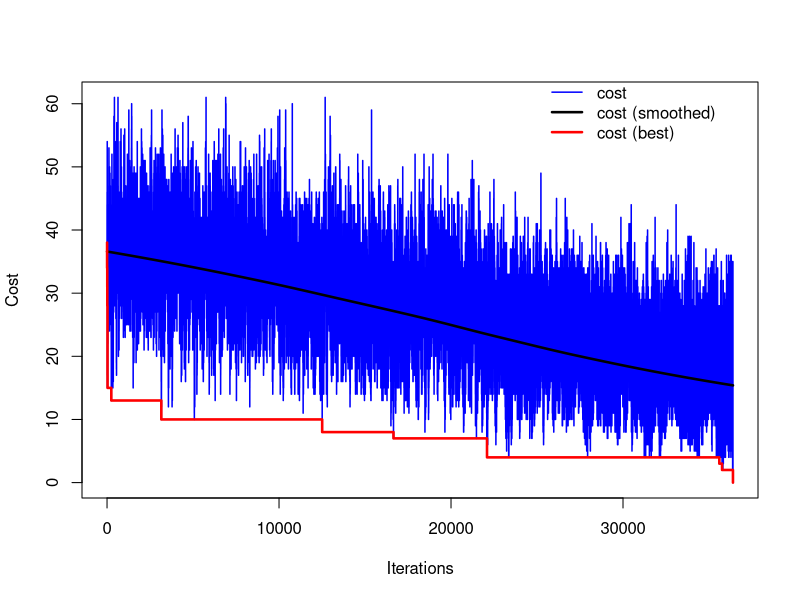
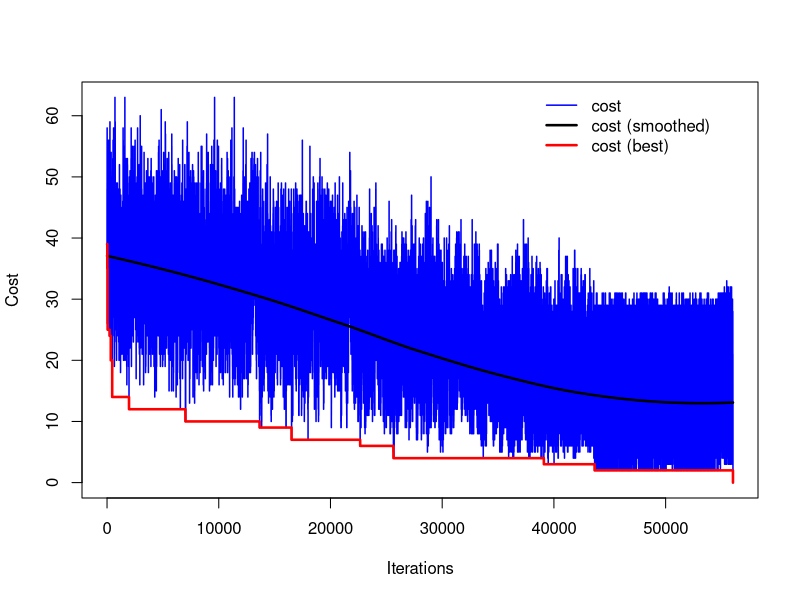

Source code (R) for these figures, in order:
setwd("~/Documents/Git_Repos/Mind-Games-domino-solver") #set working directory

#Read in all relevant data
cost1 = read.csv("cost_list1.txt",header=FALSE)
best1 = read.csv("best_list1.txt",header=FALSE)
cost2 = read.csv("cost_list2.txt",header=FALSE)
best2 = read.csv("best_list2.txt",header=FALSE)

#Function for plotting the 3 lines
make_graph = function(cost,best) {
  plot(cost[,1], cost[,2], type="l", col="blue", lwd=1.5, xlab="Iterations", ylab="Cost") #plot cost
  
  smooth_cost = loess(cost[,2] ~ cost[,1]) #calculate smoothed cost
  lines(predict(smooth_cost), col="black", lwd=2.5) #plot smoothed cost
  
  lines(best[,1], best[,2], type="s", col="red", lwd=2.5) #plot best cost
}

#Plot each data set separately, along with its hand-positioned legend
make_graph(cost1,best1)
legend(25000, 65, c("cost","cost (smoothed)", "cost (best)"), lty=1, lwd=c(1.5,2.5,2.5), col=c("blue","black","red"), bty = "n")
make_graph(cost2,best2)
legend(38000, 65, c("cost","cost (smoothed)", "cost (best)"), lty=1, lwd=c(1.5,2.5,2.5), col=c("blue","black","red"), bty = "n")